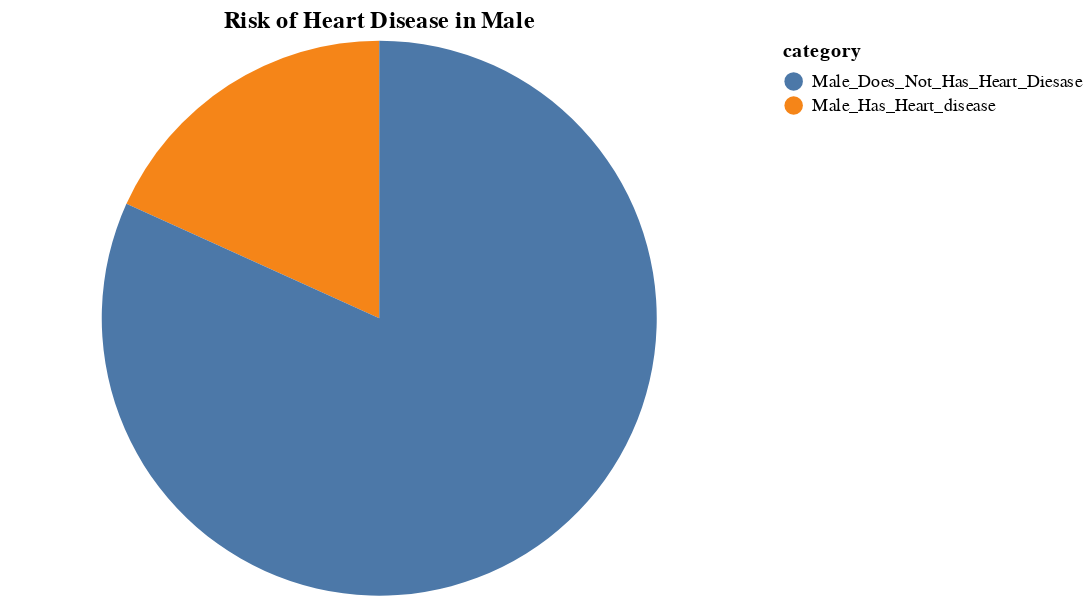

The cell this chart's notebook holds for it:
### Code cell
print(data1_Male)
print(data1_Female)
alt.Chart(data1_Male_Pie).mark_arc().encode(
    theta=alt.Theta(field="value", type="quantitative"),
    color=alt.Color(field="category", type="nominal"),
).properties(
    title='Risk of Heart Disease in Male'
)

### Figure 1 — Vega-Lite specification as saved in the notebook (floating-point values rounded to 4 significant figures)
{"config": {"view": {"continuousWidth": 400, "continuousHeight": 300}}, "data": {"name": "data-dd7ab60fe08e5b1d18d96801389faab4"}, "mark": "arc", "encoding": {"color": {"field": "category", "type": "nominal"}, "theta": {"field": "value", "type": "quantitative"}}, "title": "Risk of Heart Disease in Male", "$schema": "https://vega.github.io/schema/vega-lite/v4.17.0.json", "datasets": {"data-dd7ab60fe08e5b1d18d96801389faab4": [{"category": "Male_Has_Heart_disease", "value": 0.1824}, {"category": "Male_Does_Not_Has_Heart_Diesase", "value": 0.8176}]}}
